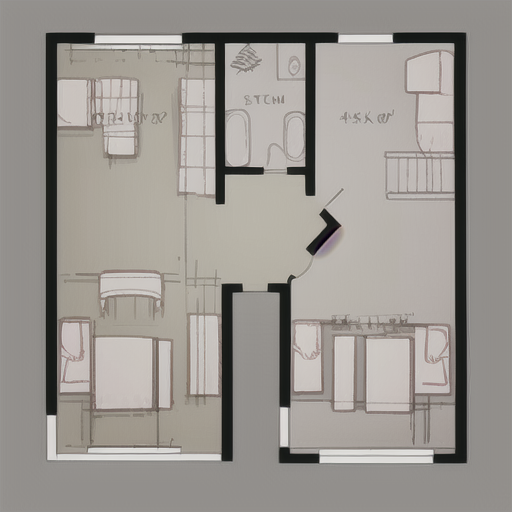
#> input picture plan.png, 512 x 512 px, found by its file name
$ python -i outline.py   (imports and definitions only)
#> lines starting #> are read from the running program, lines starting #| are printed output that depends on the picture; after the words box and inside, x2 and y2 are one past the last pixel; in counts of white or black regions, pixels touching at a corner belong together
import cv2
import numpy as np
def outline():
  # Load the image from drive storage
  image_path = "D:\\Softwares\\Codes\\Hackathons\\CONVEX\\casa-AI\\client\\public\\plan.png"
  image = cv2.imread(image_path)
#> image is the input picture: shape (512, 512, 3); mean B, G, R 145.7, 150.8, 155.2

  # Step 2: Preprocess the image
  gray = cv2.cvtColor(image, cv2.COLOR_BGR2GRAY)
  blurred = cv2.GaussianBlur(gray, (5, 5), 0)
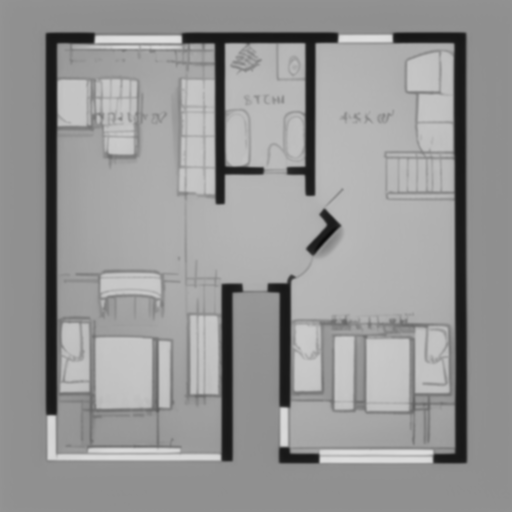
#> blurred: shape (512, 512); min 10, max 225, mean 151.6
  edges = cv2.Canny(blurred, 50, 150)
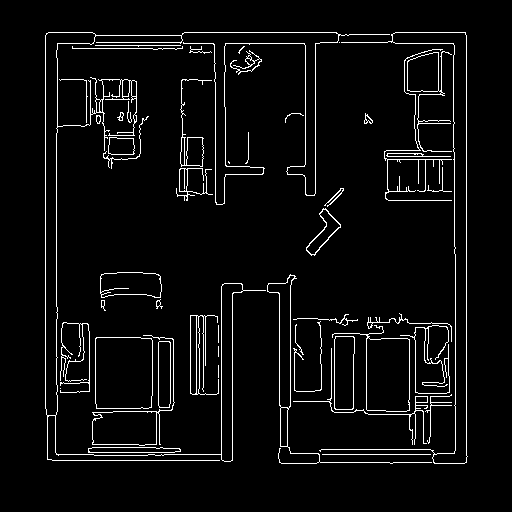
#> edges: shape (512, 512); 4.6% white in thin lines or dots, all inside (x1, y1, x2, y2) = (45, 32, 468, 464)

  # Binarize the image
  _, binary = cv2.threshold(gray, 50, 255, cv2.THRESH_BINARY)
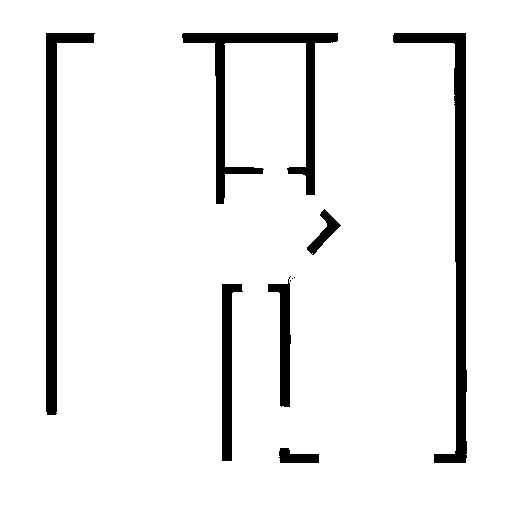
#> binary: shape (512, 512); 92.8% white; 10 black regions (3 under 20 px), largest, box (x1, y1, x2, y2) and area: (393, 33, 467, 463) 5420, (182, 33, 338, 204) 4779, (46, 33, 95, 415) 4568

  # Apply morphological closing to remove small spots and text
  kernel = np.ones((4,4),np.uint8)
  closing = cv2.morphologyEx(binary, cv2.MORPH_CLOSE, kernel)
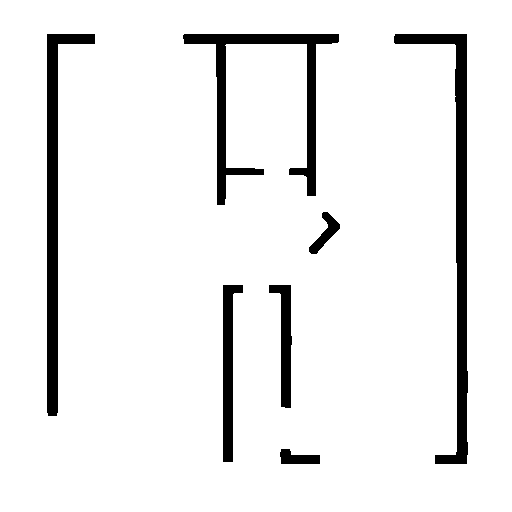
#> closing: shape (512, 512); 92.8% white; 7 black regions, largest, box (x1, y1, x2, y2) and area: (394, 34, 468, 464) 5415, (183, 34, 339, 205) 4775, (47, 34, 95, 416) 4566
  canny=cv2.Canny(closing, 50, 150)
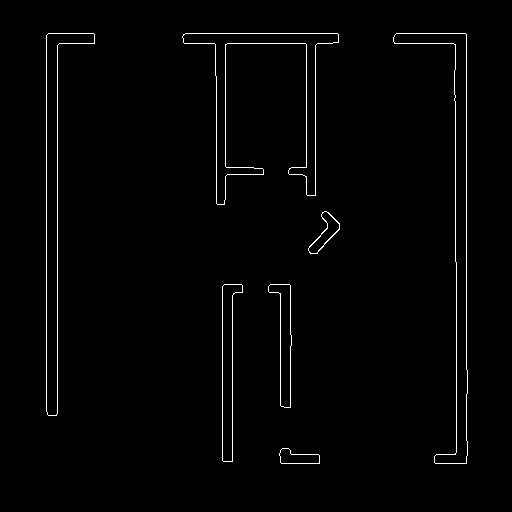
#> canny: shape (512, 512); 1.5% white in thin lines or dots, all inside (x1, y1, x2, y2) = (46, 33, 468, 464)

  # Thresholding
  ret, thresh = cv2.threshold(canny, 15, 255, cv2.THRESH_BINARY)

  # Finding contours
  contours, hierarchy = cv2.findContours(thresh, cv2.RETR_EXTERNAL, cv2.CHAIN_APPROX_TC89_L1)
#> contours = 7 contours; box (x1, y1, x2, y2) and area: (393, 33, 468, 464) 5420, (183, 33, 339, 205) 4804, (46, 33, 95, 416) 4562, (222, 284, 243, 462) 1761, (268, 284, 292, 408) 1306, (308, 211, 340, 254) 493, (279, 448, 320, 464) 420

  print(type(contours))
#| <class 'list'>
  # Open SVG file for writing
  with open('D:\\Softwares\\Codes\\Hackathons\\CONVEX\\casa-AI\\client\\public\\plan.svg', 'w+') as f:
      # Write SVG header
      f.write('<svg xmlns="http://www.w3.org/2000/svg" xmlns:xlink="http://www.w3.org/1999/xlink" width="{}" height="{}">'.format(canny.shape[1], canny.shape[0]))

      # Write contours as paths
      for contour in contours:
          f.write('<path d="M')
          for i in range(len(contour)):
              x, y = contour[i][0]
              f.write('{} {} '.format(x, y))
          f.write('" fill="none" stroke="black" stroke-width="2"/>')  # Specify stroke color and width
#> this loop made 7 passes

  # Close the SVG file
#> (the run stopped early here; a loop or call above may not have finished)
